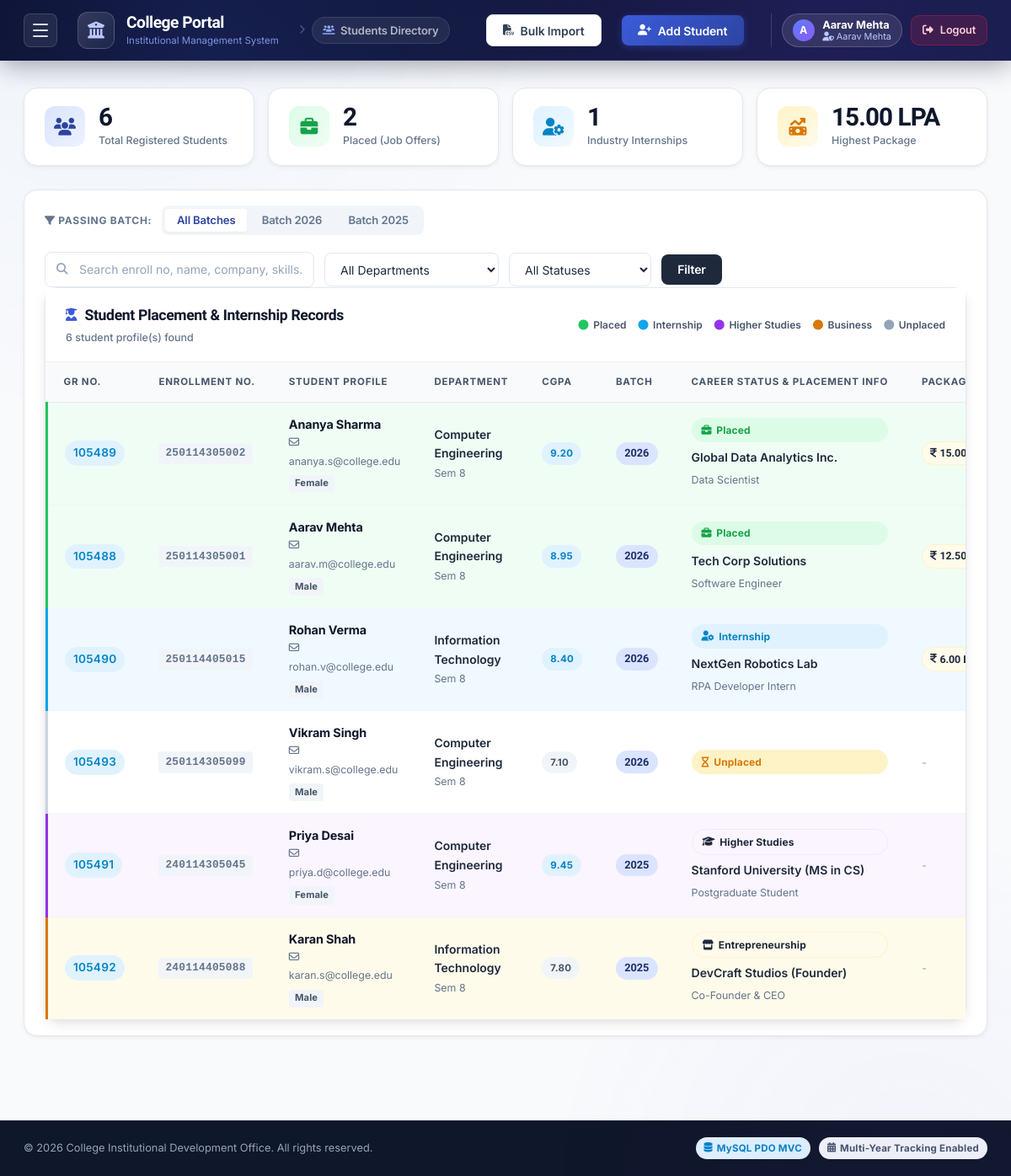
Page /index.php?module=student (signed in) on the committed database.
### tables this page shows
CREATE TABLE IF NOT EXISTS `students` (
  `id` INT AUTO_INCREMENT PRIMARY KEY,
  `gr_no` VARCHAR(100) DEFAULT NULL,
  `enroll_no` VARCHAR(100) NOT NULL UNIQUE,
  `name` VARCHAR(150) NOT NULL,
  `email` VARCHAR(150) DEFAULT NULL,
  `phone` VARCHAR(50) DEFAULT NULL,
  `gender` ENUM('Male', 'Female') NOT NULL DEFAULT 'Male',
  `dob` DATE DEFAULT NULL,
  `department` VARCHAR(100) NOT NULL,
  `semester` INT DEFAULT 8,
  `cgpa` DECIMAL(3,2) DEFAULT 0.00,
  `passing_year` INT NOT NULL,
  `address` TEXT DEFAULT NULL,
  `skills` TEXT DEFAULT NULL,
  `password` VARCHAR(255) DEFAULT NULL COMMENT 'Bcrypt hash of enrollment number',
  `placement_status` ENUM('Placed', 'Internship', 'Higher Studies', 'Business', 'Unplaced') NOT NULL DEFAULT 'Unplaced',
  `company_name` VARCHAR(255) DEFAULT NULL,
  `designation` VARCHAR(150) DEFAULT NULL,
  `package_lpa` DECIMAL(5,2) DEFAULT NULL,
  `offer_letter_file` VARCHAR(255) DEFAULT NULL,
  `resume_file` VARCHAR(255) DEFAULT NULL,
  `created_at` DATETIME DEFAULT CURRENT_TIMESTAMP,
  `updated_at` DATETIME DEFAULT CURRENT_TIMESTAMP ON UPDATE CURRENT_TIMESTAMP,
  INDEX (`gr_no`),
  INDEX (`passing_year`),
  INDEX (`department`),
  INDEX (`placement_status`)
);

### views/placement/index.php (the view, shortened to what the rows shown need)
<div class="container">
    <div class="card table-card">
        <div class="card-header">
            <div class="card-title">
                <h2><i class="fa-solid fa-user-graduate"></i> Student Placement & Internship Records</h2>
            </div>
        </div>
        <div class="table-responsive">
            <table class="data-table placement-table">
                <thead>
                    <tr>
                        <th>GR No.</th>
                        <th>Enrollment No.</th>
                        <th>Student Profile</th>
                        <th>Department</th>
                        <th>CGPA</th>
                        <th>Batch</th>
                        <th>Career Status & Placement Info</th>
                        <th>Package (LPA)</th>
                    </tr>
                </thead>
                <tbody>
                    <?php if (empty($students)): ?>
                        <tr>
                            <td colspan="10" class="text-center py-5">
                                <div class="empty-state">
                                    <i class="fa-solid fa-user-slash empty-icon"></i>
                                    <h3>No Student Records Found</h3>
                                    <p>No student matches your current filter query.</p>
                                    <button class="btn btn-primary mt-3" onclick="openAddStudentModal()">
                                        <i class="fa-solid fa-user-plus"></i> Add Student Profile
                                    </button>
                                </div>
                            </td>
                        </tr>
                    <?php else: ?>
                        <?php foreach ($students as $st): ?>
                            <?php
                                $rowClass = 'row-unplaced';
                                if ($st['placement_status'] === 'Placed') $rowClass = 'row-placed';
                                elseif ($st['placement_status'] === 'Internship') $rowClass = 'row-internship';
                                elseif ($st['placement_status'] === 'Higher Studies') $rowClass = 'row-higher';
                                elseif ($st['placement_status'] === 'Business') $rowClass = 'row-business';
                            ?>
                            <tr class="<?= $rowClass ?>">
                                <td>
                                    <?php if (!empty($st['gr_no'])): ?>
                                        <span class="badge badge-info" style="font-size:0.85rem; font-weight:600;"><?= htmlspecialchars($st['gr_no']) ?></span>
                                    <?php else: ?>
                                        <span class="text-muted">—</span>
                                    <?php endif; ?>
                                </td>
                                <td>
                                    <span class="mou-id"><?= htmlspecialchars($st['enroll_no']) ?></span>
                                </td>
                                <td>
                                    <div class="company-info">
                                        <span class="company-name"><?= htmlspecialchars($st['name']) ?></span>
                                        <div class="contact-sub">
                                            <i class="fa-regular fa-envelope"></i> <?= htmlspecialchars($st['email'] ?: 'N/A') ?>
                                            <span class="gender-pill"><?= htmlspecialchars($st['gender']) ?></span>
                                        </div>
                                    </div>
                                </td>
                                <td>
                                    <span class="contact-name"><?= htmlspecialchars($st['department']) ?></span>
                                    <div class="contact-sub">Sem <?= $st['semester'] ?></div>
                                </td>
                                <td>
                                    <span class="badge <?= $st['cgpa'] >= 8.0 ? 'badge-info' : 'badge-secondary' ?>">
                                        <?= number_format($st['cgpa'], 2) ?>
                                    </span>
                                </td>
                                <td>
                                    <span class="year-pill"><?= $st['passing_year'] ?></span>
                                </td>
                                <td>
                                    <div class="placement-details">
                                        <?php if ($st['placement_status'] === 'Placed'): ?>
                                            <span class="status-badge status-active"><i class="fa-solid fa-briefcase"></i> Placed</span>
                                            <div class="contact-name mt-1"><?= htmlspecialchars($st['company_name']) ?></div>
                                            <div class="contact-sub"><?= htmlspecialchars($st['designation'] ?: 'Engineer') ?></div>
                                        <?php elseif ($st['placement_status'] === 'Internship'): ?>
                                            <span class="status-badge status-internship"><i class="fa-solid fa-user-gear"></i> Internship</span>
                                            <div class="contact-name mt-1"><?= htmlspecialchars($st['company_name']) ?></div>
                                            <div class="contact-sub"><?= htmlspecialchars($st['designation'] ?: 'Intern') ?></div>
                                        <?php elseif ($st['placement_status'] === 'Higher Studies'): ?>
                                            <span class="status-badge status-higher"><i class="fa-solid fa-graduation-cap"></i> Higher Studies</span>
                                            <div class="contact-name mt-1"><?= htmlspecialchars($st['company_name'] ?: 'University') ?></div>
                                            <div class="contact-sub"><?= htmlspecialchars($st['designation'] ?: 'Master Degree') ?></div>
                                        <?php elseif ($st['placement_status'] === 'Business'): ?>
                                            <span class="status-badge status-business"><i class="fa-solid fa-store"></i> Entrepreneurship</span>
                                            <div class="contact-name mt-1"><?= htmlspecialchars($st['company_name'] ?: 'Startup') ?></div>
                                            <div class="contact-sub"><?= htmlspecialchars($st['designation'] ?: 'Founder') ?></div>
                                        <?php else: ?>
                                            <span class="status-badge status-expired"><i class="fa-solid fa-hourglass"></i> Unplaced</span>
                                        <?php endif; ?>
                                    </div>
                                </td>
                                <td>
                                    <?php if (!empty($st['package_lpa']) && $st['package_lpa'] > 0): ?>
                                        <span class="package-tag"><i class="fa-solid fa-indian-rupee-sign"></i> <?= number_format($st['package_lpa'], 2) ?> LPA</span>
                                    <?php else: ?>
                                        <span class="text-muted">-</span>
                                    <?php endif; ?>
                                </td>
                            </tr>
                        <?php endforeach; ?>
                    <?php endif; ?>
                </tbody>
            </table>
        </div>
    </div>
</div>

### rows in the picture
students: gr_no "105489", enroll_no "250114305002", name "Ananya Sharma", email "ananya.s@college.edu", gender "Female", department "Computer Engineering", semester "8", cgpa "9.20", passing_year "2026", company_name "Global Data Analytics Inc.", designation "Data Scientist", package_lpa "15.00…"
students: gr_no "105488", enroll_no "250114305001", name "Aarav Mehta", email "aarav.m@college.edu", gender "Male", department "Computer Engineering", semester "8", cgpa "8.95", passing_year "2026", company_name "Tech Corp Solutions", designation "Software Engineer", package_lpa "12.50…"
students: gr_no "105490", enroll_no "250114405015", name "Rohan Verma", email "rohan.v@college.edu", gender "Male", department "Information Technology", semester "8", cgpa "8.40", passing_year "2026", company_name "NextGen Robotics Lab", designation "RPA Developer Intern", package_lpa "6.00"
students: gr_no "105493", enroll_no "250114305099", name "Vikram Singh", email "vikram.s@college.edu", gender "Male", department "Computer Engineering", semester "8", cgpa "7.10", passing_year "2026", placement_status "Unplaced" (drawn)
students: gr_no "105491", enroll_no "240114305045", name "Priya Desai", email "priya.d@college.edu", gender "Female", department "Computer Engineering", semester "8", cgpa "9.45", passing_year "2025", company_name "Stanford University (MS in CS)", designation "Postgraduate Student"
students: gr_no "105492", enroll_no "240114405088", name "Karan Shah", email "karan.s@college.edu", gender "Male", department "Information Technology", semester "8", cgpa "7.80", passing_year "2025", company_name "DevCraft Studios (Founder)", designation "Co-Founder & CEO"

### other values in the picture
substr($_SESSION['user_name'] ?? 'U', 0, 1) "A"
$_SESSION['user_name'] "Aarav Mehta"
$_SESSION['user_role'] "Aarav Mehta"
$stats['total_students'] "6"
$stats['placed_count'] "2"
$stats['internship_count'] "1"
$stats['max_package'] "15.00"
$y "2026"
$y "2025"
count($students) "6"
